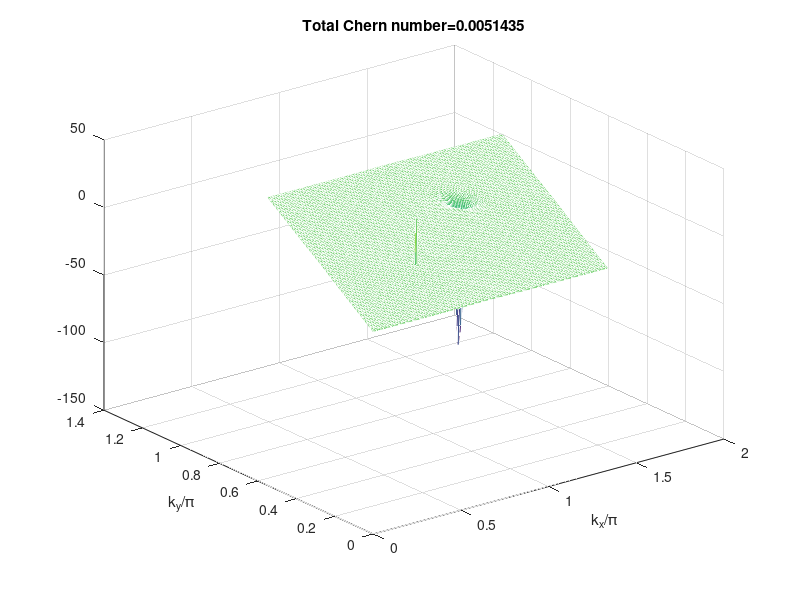
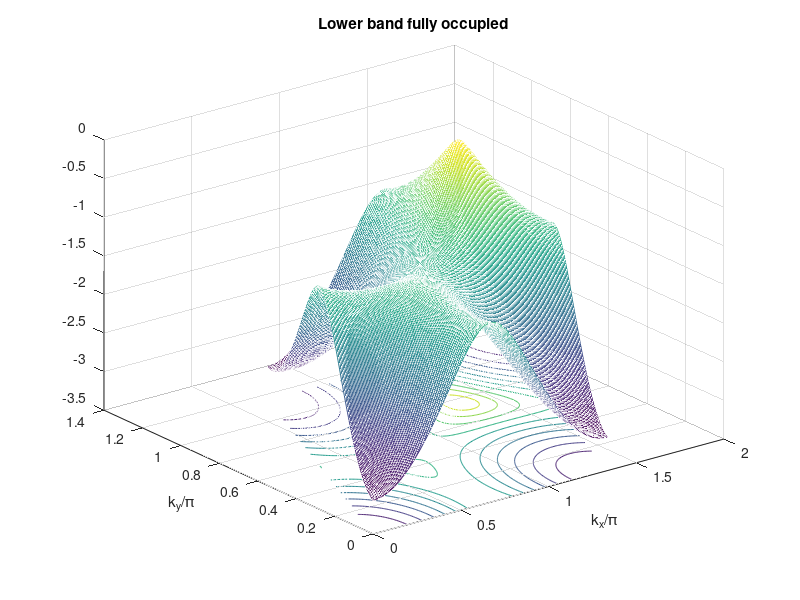

These charts were generated, in order, by the following MATLAB code:


phi=3*pi/2;
t1=1;
t2=.1;
M=t2*3*sqrt(3)*sin(phi)-.1;


%nearest neighbor vectors
a1=[1/2 sqrt(3)/2];
a2=[-1 0];
a3=[1/2 -sqrt(3)/2];

%next nearest neighbor set
b1=a2-a3;
b2=a3-a1;
b3=a1-a2;

%reciprocal lattice vectors
c1=[4*pi/3 0];
c2=[2*pi/3 2*pi/sqrt(3)];

%reciprocal vector coefficients defining the unit cell
dlt=0.005;
u10=0:dlt:1;
u20=u10;

[u1, u2]=meshgrid(u10,u20);

kx=u1*c1(1)+u2*c2(1);
ky=u1*c1(2)+u2*c2(2);

lowerband=zeros(size(kx));
upperband=zeros(size(kx));
berrycurve=zeros(size(kx));

h=0.0001;

for xcnt=1:length(u10);
    
    for ycnt=1:length(u20);
        
        k= [kx(xcnt,ycnt); ky(xcnt,ycnt)];
        
        cosasum=cos(a1*k)+cos(a2*k)+cos(a3*k);
        sinasum=sin(a1*k)+sin(a2*k)+sin(a3*k);
        
        cosbsum=cos(b1*k)+cos(b2*k)+cos(b3*k);
        sinbsum=sin(b1*k)+sin(b2*k)+sin(b3*k);
        
        H=zeros(2);
        H(1,1)=M+2*t2*cos(phi)*cosbsum-2*t2*sin(phi)*sinbsum;
        H(2,2)=-M+2*t2*cos(phi)*cosbsum+2*t2*sin(phi)*sinbsum;
        H(1,2)=t1*(cosasum-1i*sinasum);
        H(2,1)=conj(H(1,2));
        
        if xcnt ==100 && ycnt == 140
            ctranspose(H)*H
        end
        
        [v0,d0]=eig(H);
        
        u0=v0(:,1);
        u0=conj(u0(2))/abs(u0(2))*u0;
        
        lowerband(xcnt,ycnt)=min(min(d0));
        upperband(xcnt,ycnt)=max(max(d0));
        
        %%%%%%%% x direction
        
        kxx=k+[h; 0];
        
        cosasum=cos(a1*kxx)+cos(a2*kxx)+cos(a3*kxx);
        sinasum=sin(a1*kxx)+sin(a2*kxx)+sin(a3*kxx);
        
        cosbsum=cos(b1*kxx)+cos(b2*kxx)+cos(b3*kxx);
        sinbsum=sin(b1*kxx)+sin(b2*kxx)+sin(b3*kxx);
        
        
        H=zeros(2);
        H(1,1)=M+2*t2*cos(phi)*cosbsum-2*t2*sin(phi)*sinbsum;
        H(2,2)=-M+2*t2*cos(phi)*cosbsum+2*t2*sin(phi)*sinbsum;
        H(1,2)=t1*(cosasum-1i*sinasum);
        H(2,1)=conj(H(1,2));
        
        
        [vx,dx]=eig(H);
        
        ux=vx(:,1);
        ux=conj(ux(2))/abs(ux(2))*ux;
        
        
        
        %%%%%%%% y direction
        
        kyy=k+[0; h];
        
        
        cosasum=cos(a1*kyy)+cos(a2*kyy)+cos(a3*kyy);
        sinasum=sin(a1*kyy)+sin(a2*kyy)+sin(a3*kyy);
        
        cosbsum=cos(b1*kyy)+cos(b2*kyy)+cos(b3*kyy);
        sinbsum=sin(b1*kyy)+sin(b2*kyy)+sin(b3*kyy);
        
        
        H=zeros(2);
        H(1,1)=M+2*t2*cos(phi)*cosbsum-2*t2*sin(phi)*sinbsum;
        H(2,2)=-M+2*t2*cos(phi)*cosbsum+2*t2*sin(phi)*sinbsum;
        H(1,2)=t1*(cosasum-1i*sinasum);
        H(2,1)=conj(H(1,2));
        
        [vy,dy]=eig(H);
        
        uy=vy(:,1);
        uy=conj(uy(2))/abs(uy(2))*uy;
        
        
        %%%%%%%  derivatives
        
        xder=(ux-u0)/h;
        yder=(uy-u0)/h;
        
        berrycurve(xcnt,ycnt)=-1i*(xder'*yder-yder'*xder);
        
    end;
    
end;

figure(1);clf;
mesh(kx/pi,ky/pi,berrycurve);
        
sumchern=sum(sum(berrycurve(1:length(berrycurve)-1,1:length(berrycurve)-1)))*dlt^2*(4*pi/3)^2*sin(pi/3)/2/pi;

title(strcat('Total Chern number=',num2str(sumchern)));
xlabel('k_x/\pi')
ylabel('k_y/\pi')

        
figure(2);clf
 meshc(kx/pi,ky/pi,lowerband);
 title('Lower band fully occupied');
xlabel('k_x/\pi')
ylabel('k_y/\pi')

